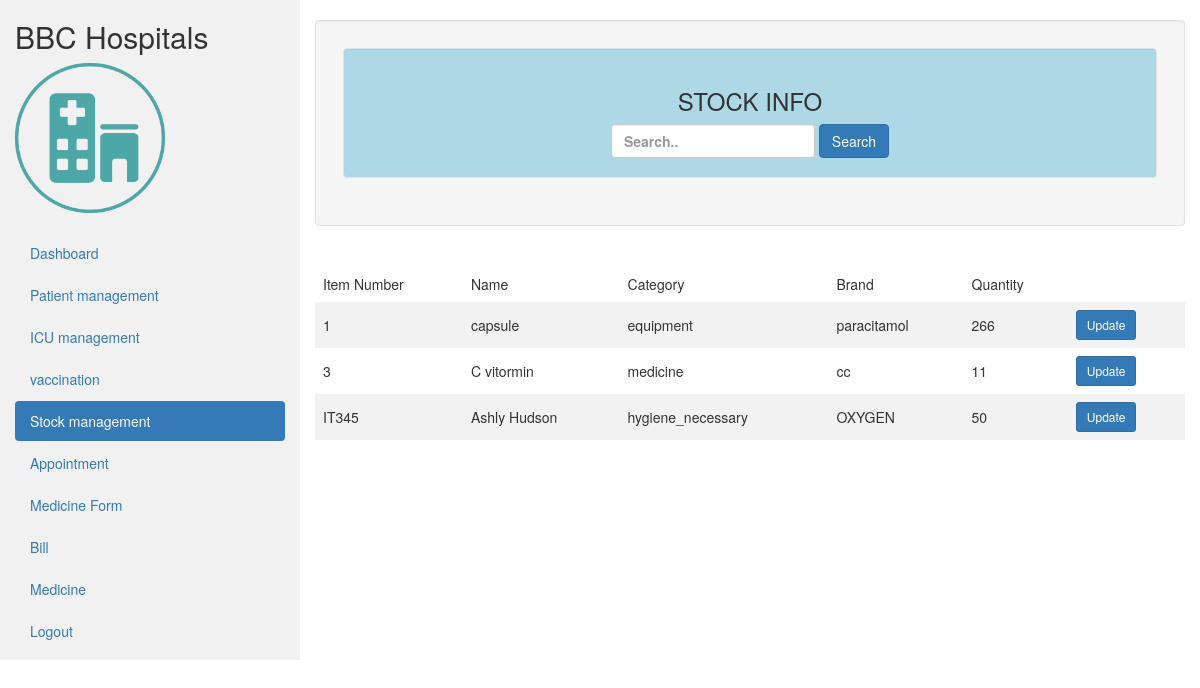
Screenshot of /Admin/Stock/stock.php with the database file from the repository.
### tables this page shows
CREATE TABLE `stock` (
  `id` varchar(30) NOT NULL,
  `name` varchar(30) NOT NULL,
  `category` varchar(30) NOT NULL,
  `brand` varchar(30) NOT NULL,
  `quantity` varchar(30) NOT NULL
);

### Admin/Stock/stock.php (the view, shortened to what this page needs)
<!DOCTYPE html>
<html lang="en">
<head>
  <link rel="stylesheet" href="https://maxcdn.bootstrapcdn.com/bootstrap/3.4.1/css/bootstrap.min.css">
  <link res="stylesheet" href="../../AdminDashboard/adminDash.css">
</head>
<body>
<div class="container-fluid">
  <div class="row content">
    <div class="col-sm-3 sidenav hidden-xs">
      <h2>BBC Hospitals</h2>
      <img  style="width:150px; height:150px ;"  src="../../Images\logo3.png">
      <ul class="nav nav-pills nav-stacked">
       <br><li ><a href="../../Admin\adminDash.php">Dashboard</a></li>
        <li><a href="../../Admin\Patient\patient.php">Patient management</a></li>
        <li><a href="../../Admin\ICU\icu.php">ICU management</a></li>
        <li ><a href="../../Admin\Vaccination\testing.php"> vaccination</a></li>
        <li class="active"><a href="#">Stock management</a></li>
        <li ><a href="../../Admin\Appointment\Appoint.php">Appointment</a></li>
        <li ><a href="../../Admin\bill\form.php">Medicine Form</a></li>
        <li><a href="../../Admin\bill\bill.php">Bill</a></li>
        <li><a href="../../Admin\Medicine/Medicine.php">Medicine</a></li>
        <li><a href="../../login\login.html" id="logout">Logout</a></li>
      </ul><br>
    </div>
    <br>
    <div>
<div class="col-sm-9" >
<div class="well">
        <table>
            <tr>
                <td>
                <div class="well" id="dashco">
            <h3 class="empal">STOCK INFO</h3>
          <div>
            <form class="form-inline" method="POST" action=""><input type="text"
            name="search" class="form-control" placeholder="Search..">
            <button type="submit" name="save" class="btn btn-primary">Search</button></form>
            </div>
            </div>
<?php
              @include'../../config.php';
?>
</table>
</div>
            <br>
            <?php
              $result = mysqli_query($conn,"SELECT * FROM stock");
?>
<?php
if (mysqli_num_rows($result) > 0) {
?>
                    <table>
                        <tr>
                          <td>Item Number</td>
                        <td>Name</td>
                        <td>Category</td>
                        <td>Brand</td>
                        <td>Quantity</td>
                        </tr>
                          <?php
                          while($row = mysqli_fetch_array($result)) {
                          ?>
                        <tr>
                          <td><?php echo $row["id"]; ?></td>
                          <td><?php echo $row["name"]; ?></td>
                          <td><?php echo $row["category"]; ?></td>
                          <td><?php echo $row["brand"]; ?></td>
                        <td><?php echo $row["quantity"]; ?></td>
                        <td><a href="updateStock.php?id=<?php echo $row["id"]; ?>" class="btn btn-primary  btn-sm">Update</a>
                          </tr>
                          <?php
                          }
                          ?>
                    </table>
                    <?php
                      }
                      else
                      {
                          echo "No result found";
                      }
                      ?>
    </div>
  </div>
</div>
</body>
</html>

### Admin/Stock/stock.php (style rules this page uses)
.row.content { height: 550px }
.sidenav { background-color: #f1f1f1; height: 120%; }
table { border-collapse: collapse; width: 100%; }
th, td { text-align: left; padding: 8px; }
tr:nth-child(even) { background-color: #f2f2f2 }
#dashco { background-color: #ADD8E6; text-align: center; font-weight:bold; }

### rows the page displays
stock: id "1", name "capsule", category "equipment", brand "paracitamol", quantity "266"
stock: id "3", name "C vitormin", category "medicine", brand "cc", quantity "11"
stock: id "IT345", name "Ashly Hudson", category "hygiene_necessary", brand "OXYGEN", quantity "50"
